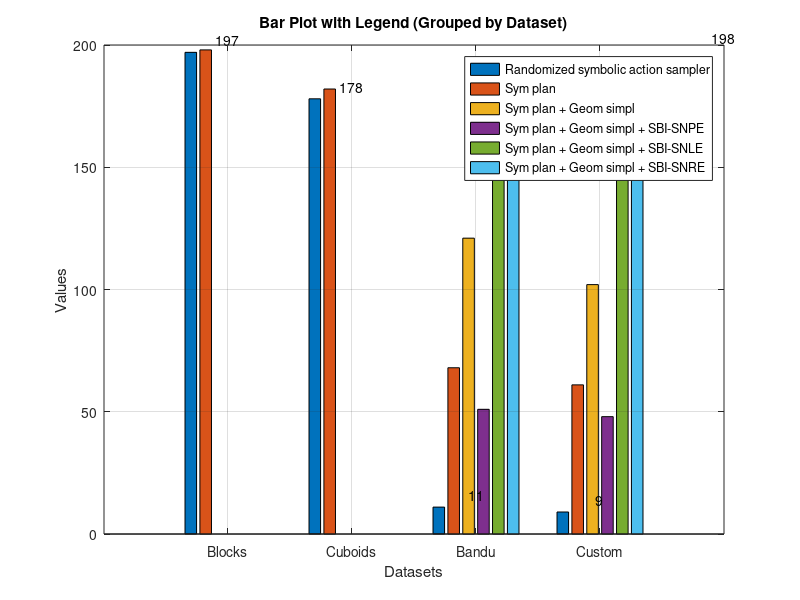

This chart was generated by the following MATLAB code:
% Data provided
data = [
    197, 198, 0, 0, 0, 0;
    178, 182, 0, 0, 0, 0;
    11, 68, 121, 51, 174, 172;
    9, 61, 102, 48, 147, 150
];

% Dataset names
datasets = {'Blocks', 'Cuboids', 'Bandu', 'Custom'};

% Approach names
approaches = {
    'Randomized symbolic action sampler',
    'Sym plan',
    'Sym plan + Geom simpl',
    'Sym plan + Geom simpl + SBI-SNPE',
    'Sym plan + Geom simpl + SBI-SNLE',
    'Sym plan + Geom simpl + SBI-SNRE'
};

% Create the bar plot with dataset grouping
h = bar(data, 'grouped');
set(gca, 'XTickLabel', datasets, 'XTickLabelRotation', 45);
xlabel('Datasets');
ylabel('Values');
title('Bar Plot with Legend (Grouped by Dataset)');

% Add data labels
for i = 1:numel(data(:))
    if data(i) > 0
        text(i, data(i) + 5, num2str(data(i)), 'HorizontalAlignment', 'center');
    end
end

% Show grid
grid on;

% Create legend
legend(h, approaches);

% Adjust figure size
figurePosition = [100, 100, 1000, 500];
set(gcf, 'Position', figurePosition);